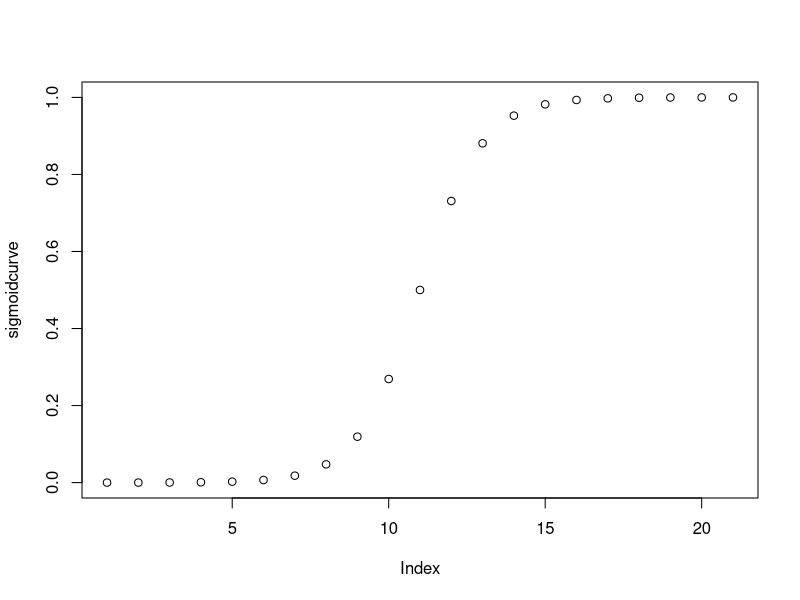

The R source for this figure: (Note: this script raises an error after producing the figure.)
#source('load-mnist-data.R') # run this once, and then comment out to save processing time.

n.inputs <- 784 # The input images are 28x28, for a total of 784 pixels
n.hidden <- 60 # Number of hidden layer nodes. You can adjust this parameter once you get the network working.
n.output <- 10 # Number of output nodes. Needs to be 10. This is coarse coding the category--each node corresponds to a digit (0-9).
learning.rate <- 0.3# Learning rate parameter for backprop. You can adjust this.

# The full data set has 60,000 training examples and 10,000 test examples. Running the network on all of these
# can take several minutes at a minimum. To speed up development and testing, we'll randomly sample a subset
# of the training and testing examples for each epoch. We'll draw the sample from the full set of examples for 
# each epoch to avoid overfitting the network to a particular set of training examples.

epoch.train.size <- 100 # randomly sample this many training examples (max = 60,000)
epoch.test.size <- 50 # randomly sample this many test examples (max=10,000)

# This is the sigmoid activation function.
sigmoid.activation <- function(x){
  return(1 / (1+exp(-x)))
}

# Add some code to visualize the sigmoid activation function from x=-10 to x=10.

sigmoidcurve <- c()

count <- 1
for(var in -10:10) {
  sigmoidcurve[count] <- sigmoid.activation(var)
  count <- count + 1
}

plot(sigmoidcurve)

# Initializing the matrices to hold the connection weights.
# We'll create one matrix for the weights from the input to hidden layer, and another for the weights from the 
# hidden to output layer. (You could write more effecient code by merging these into the same variable, but
# this approach makes it a little bit easier to understand what is happening in the code).
# The weights are initialized to random numbers drawn from a normal distribution with mean=0 & sd=0.1.
input.to.hidden.weights  <- matrix(rnorm(n.inputs*n.hidden,mean=0,sd=0.1), nrow=n.inputs, ncol=n.hidden)
hidden.to.output.weights <- matrix(rnorm(n.hidden*n.output,mean=0,sd=0.1), nrow=n.hidden, ncol=n.output)

# Write the forward pass function for the network.
# The input parameter will be a vector that is n.inputs long.
# You should first calculate the activation of the hidden layer, and then calculate the activation
# of the output layer. We're going to need both sets of activations in the backprop method, so I've
# written the return() statement to return both hidden.layer and output.layer activations. Your
# job is to create the hidden.layer and output.layer variables in the appropriate way.
# Don't forget to use the sigmoid.activation function created above.

hidden.Activ <- c()
output.Activ <- c()

forward.pass <- function(input, inToHid, hidToOut){
  # print(input)
  # print(paste("sigmoid input: ", sigmoid.activation(input)))
  # sigIn <- sigmoid.activation(input)

  hidden.layer.activation <- c()

  count <- 1
  for(col in 1:ncol(inToHid)) {
     # allInputTotal <- 0
    # for(item in 1:nrow(input.to.hidden.weights)) {

    #   # print(paste("current weight: ",input.to.hidden.weights[item,col] ))
    #   # print(paste("Current input: ", input[count]))

    #   allInputTotal <- allInputTotal + input.to.hidden.weights[item,col] * input[count]
    #   # print(allInputTotal)
    #   count <- count + 1 
    # }

    allInputTotal <- inToHid[ ,col] * input

    allInputTotal <- sum(allInputTotal)

    hidden.Activ[col] <- sigmoid.activation(allInputTotal)

    # count <- 1
  }

  hidden.layer.activation <- hidden.Activ
    # print(hidden.layer.activation)
    # print('\n')


  # input.to.hidden.weights, hidden.to.output.weights
  # hidden.layer.activation <- signmoid.activation(input * input.to.hidden.weights)
  # print(hidden.layer.activation)
  output.layer.activation <- c()

  # hidden.layer.activationTemp <- sigmoid.activation(hidden.layer.activation)
  count <- 1
  for(h in 1:ncol(hidToOut)){
    # allInputTotal <- 0
    allInputTotal <- hidToOut[,h] * hidden.layer.activation

    allInputTotal <- sum(allInputTotal)

    output.Activ[h] <- sigmoid.activation(allInputTotal)
  }
    
  # print(paste("OUTPUT layer: ", output.layer.activation))

  output.layer.activation <- output.Activ
  # print(hidden.layer.activation)
  # output.layer.activation <-  as.vector(hidden.layer.activationTemp) * as.vector(hidden.to.output.weights)
  # output.layer.activation <- sigmoid.activation(output.layer.activation)
  return(list(hidden=hidden.layer.activation, output=output.layer.activation))
}

# Now we can write the backward pass, or the backprop function.
# The input will be a vector that is n.inputs long
# The output will be a vector that is n.output long
# Backprop is very similar to the delta rule, with a few modifications. In fact, the delta rule is 
# a special case of backprop. As a reminder, this is the Delta rule:
# change.in.weight.from.i.to.j = learning.rate * error.in.j * activation.of.i
# One piece of the delta rule that is commonly left out, and we did this in our example in class, is the 
# derivative of the activation function of node j. We left this out because we used the activation
# function output = x, so the derivative is 1 (The derivative describes the rate of change of output as 
# x changes. When output = x, a change of 1 in x will cause a corresponding change of 1 in output).
# However, now we are using the sigmoid activation function, so we need to include this derivative term again.
# The full delta rule is therefore:
# change.in.weight.from.i.to.j = learning.rate * error.in.j * derivative.of.activation.funtion.for.j.at.current.activation.level * activation.of.i
# This equation will describe all of the weight updates that we do in backprop. The only missing piece is how to get the error
# terms for the hidden layer units. We know the error for the output, but need to back-propogate this error to the hidden layer.
# I'll describe how this works below.

backprop <- function(input, target, input.to.hidden, hidden.to.output){
  
  # Step 1. Because we are going to modify the weights in stages, we need to create
  # copies of the weights so that we don't overwrite the original weights before we are
  # done with them. Really, all we need are matrices of the right size to hold the delta
  # (change in) weights, but we can get a matrix of the right size by copying the weight
  # matrices. We'll overwrite all the values before we are done.
  delta.hidden.to.output.weights <- hidden.to.output
  delta.input.to.hidden.weights <- input.to.hidden
  
  # Step 2. Calculate the forward pass on the network. This gets us the activity of the
  # hidden and output layers for a particular set of inputs.
  activations <- forward.pass(input, input.to.hidden, hidden.to.output)
  output.activation <- activations$output
  hidden.activation <- activations$hidden
  
  # Step 3. Find the error on the output units. We can find the error just like we did 
  # with the delta rule. Just subtract the actual output from the desired output.
  output.error <- target - output.activation
  # print(paste("error: ", output.error))
  
  # Step 4. We need to multiply the error for a node (an element in the output.error vector)
  # by the derivative of the activation function for the node. The activation function is the
  # sigmoid function: z = 1 / (1 + exp(-x)). The derivative of this function is z * (1 - z).
  # Calculate a "weighted" error in two steps:
  # 1) Find the derivative (slope) for each output node at the level of activation of that node.
  # 2) Multiple this by the node's error to get the weighted error.
  output.slope <- output.activation * (1 - output.activation)
  output.weighted.error <- output.error*output.slope
  
  # Step 5. Find the change in the hidden to output weights by applying the delta rule, using the
  # weighted error instead of the error.
  temp <- learning.rate * output.weighted.error
  for(o in 1:n.hidden){
    # output.weighted.error[o]
    delta.hidden.to.output.weights[o,] <- temp * hidden.activation[o]
  }
    # DELTA RULE
   # learning.rate * error.in.j * activation.of.i

  # Step 6. Now we need to "backpropogate" the error from the output nodes to the hidden nodes,
  # so that we can apply the delta rule to the hidden nodes. How much error should we assign to
  # each hidden node? It turns out that the right way to do this is to multiply the error by the
  # connection weight for each node. Each weight will have some error associated with it, and then
  # we sum up all the errors for each hidden node. This makes some intuitive sense. If a hidden node
  # is strongly connected to an output node, then it contributed a lot to the error of that node. If
  # a hidden node has almost no connection (weight near 0), then it contributed very little to the
  # error of the node.

  hidden.error <- c()
  for (var in 1:n.hidden) {
    hidden.error[var] <- sum(output.weighted.error * hidden.to.output.weights[var,])
  }
   
  
  # Step 7. Just like the output layer, we need to calculate the weighted error for the hidden nodes.
  hidden.slope <- hidden.activation * (1 - hidden.activation)
  hidden.weighted.error <- hidden.slope * hidden.error
  
  # Step 8. Apply the delta rule using the weighted errors.
  temp <- learning.rate * hidden.weighted.error
  for(h in 1:n.inputs){
    delta.input.to.hidden.weights[h,] <- temp  * input[h]
  }
  
  # Step 9. Change the actual weights by the delta amount.
  return(list(
    hidden.to.output.weights=hidden.to.output + delta.hidden.to.output.weights,
    input.to.hidden.weights=input.to.hidden + delta.input.to.hidden.weights
  ))
  
}

# This function takes an input vector and calculates the error of the output
# We can use this to track the progress of the network over time.
test.pattern <- function(input, target, x, y){
  activation <- forward.pass(input, x, y)
  rmse <- sqrt(mean((target-activation$output)^2))
  return(rmse)
}

# Write a function that returns TRUE if the node with the largest activation on the output layer
# is the same as the single node in the target vector that is equal to 1. Otherwise, it returns
# FALSE. This function represents the best guess of the network. We will use it to interpret the
# output of the network as an identification of the digit.
classification.correct <- function(input, target, inToHidden, hiddenToOut){

 

  # # print(target)
  forwardResult <- forward.pass(input, inToHidden, hiddenToOut)

  outputActiv <- forwardResult$output

  maxIndexOutput <- which(outputActiv == max(forwardResult$output))

  
  if ((maxIndexOutput == which(target == 1))) {
    # print("REACHED TRUE")
    return(TRUE)
  } else {
    return(FALSE)
  }

}

# This function runs a single epoch, based on the epoch.train.size and epoch.test.size parameters
# at the top of this file.
epoch <- function(epoch.train.size, epoch.test.size, input.to.hidden.w, hidden.to.output.w){
  for(t in sample(60000, epoch.train.size)){
    weights <- backprop(trainData[t,], trainLabels[t,], input.to.hidden.w, hidden.to.output.w)
    input.to.hidden.weights <- weights$input.to.hidden.w
    hidden.to.output.weights <- weights$hidden.to.output.w
  }
  error <- 0
  classification.acc <- 0
  for(t in sample(10000, epoch.test.size)){
    error <- error + test.pattern(testData[t,], testLabels[t,], input.to.hidden.w, hidden.to.output.w)
    classification.acc <- classification.acc + classification.correct(testData[t,], testLabels[t,], input.to.hidden.w, hidden.to.output.w)
  }
  classification.acc <- classification.acc / epoch.test.size
  return(list(error=error, classification.accuracy=classification.acc,input.to.hidden.weights=input.to.hidden.weights,hidden.to.output.weights=hidden.to.output.weights))
}

# Run a batch of epochs
batch <- function(epochs){
  input.to.hidden.weights  <- matrix(rnorm(n.inputs*n.hidden,mean=0,sd=0.1), nrow=n.inputs, ncol=n.hidden)
  hidden.to.output.weights <- matrix(rnorm(n.hidden*n.output,mean=0,sd=0.1), nrow=n.hidden, ncol=n.output)
  errors <- numeric(epochs)
  classifications <- numeric(epochs)
  pb <- txtProgressBar(min=0, max=epochs, style=4) 
  for(i in 1:epochs){
    result <- epoch(epoch.train.size, epoch.test.size, input.to.hidden.weights, hidden.to.output.weights)
    errors[i] <- result$error
    classifications[i] <- result$classification.accuracy
    input.to.hidden.weights <- result$input.to.hidden.weights
    hidden.to.output.weights <- result$hidden.to.output.weights
    setTxtProgressBar(pb, i)
  }
  return(data.frame(epoch=1:epochs, error=errors, accuracy=classifications))
}

# Uncomment these lines when you are ready to test the code.
result <- batch(300)  # 300 epochs should be enough to reach >80% accuracy.
plot(result$accuracy) # plot the accuracy of the network over training (should increase).
plot(result$error) # plot the error at the output layer over time (should decrease)


